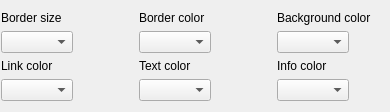
               <widget class="QWidget" name="bodyStyleTab">
                <attribute name="title">
                 <string>Use styles</string>
                </attribute>
                <layout class="QGridLayout" name="gridLayout_9">
                 <property name="leftMargin">
                  <number>1</number>
                 </property>
                 <property name="rightMargin">
                  <number>1</number>
                 </property>
                 <item row="0" column="0">
                  <layout class="QVBoxLayout" name="verticalLayout_24">
                   <item>
                    <widget class="QLabel" name="label_29">
                     <property name="styleSheet">
                      <string notr="true"/>
                     </property>
                     <property name="text">
                      <string>Border size</string>
                     </property>
                    </widget>
                   </item>
                   <item>
                    <layout class="QHBoxLayout" name="horizontalLayout_41">
                     <item>
                      <widget class="QComboBox" name="borderSizeBox">
                       <property name="styleSheet">
                        <string notr="true"/>
                       </property>
                      </widget>
                     </item>
                     <item>
                      <spacer name="horizontalSpacer_24">
                       <property name="orientation">
                        <enum>Qt::Horizontal</enum>
                       </property>
                       <property name="sizeHint" stdset="0">
                        <size>
                         <width>40</width>
                         <height>20</height>
                        </size>
                       </property>
                      </spacer>
                     </item>
                    </layout>
                   </item>
                  </layout>
                 </item>
                 <item row="0" column="1">
                  <spacer name="horizontalSpacer_12">
                   <property name="orientation">
                    <enum>Qt::Horizontal</enum>
                   </property>
                   <property name="sizeType">
                    <enum>QSizePolicy::Maximum</enum>
                   </property>
                   <property name="sizeHint" stdset="0">
                    <size>
                     <width>20</width>
                     <height>20</height>
                    </size>
                   </property>
                  </spacer>
                 </item>
                 <item row="0" column="2">
                  <layout class="QVBoxLayout" name="verticalLayout_27">
                   <item>
                    <widget class="QLabel" name="label_31">
                     <property name="styleSheet">
                      <string notr="true"/>
                     </property>
                     <property name="text">
                      <string>Border color</string>
                     </property>
                    </widget>
                   </item>
                   <item>
                    <layout class="QHBoxLayout" name="horizontalLayout_14">
                     <property name="spacing">
                      <number>1</number>
                     </property>
                     <item>
                      <widget class="QComboBox" name="borderColorBox">
                       <property name="minimumSize">
                        <size>
                         <width>0</width>
                         <height>0</height>
                        </size>
                       </property>
                       <property name="maximumSize">
                        <size>
                         <width>16777215</width>
                         <height>16777215</height>
                        </size>
                       </property>
                       <property name="styleSheet">
                        <string notr="true"/>
                       </property>
                      </widget>
                     </item>
                     <item>
                      <spacer name="horizontalSpacer_19">
                       <property name="orientation">
                        <enum>Qt::Horizontal</enum>
                       </property>
                       <property name="sizeHint" stdset="0">
                        <size>
                         <width>40</width>
                         <height>20</height>
                        </size>
                       </property>
                      </spacer>
                     </item>
                    </layout>
                   </item>
                  </layout>
                 </item>
                 <item row="0" column="3">
                  <spacer name="horizontalSpacer_13">
                   <property name="orientation">
                    <enum>Qt::Horizontal</enum>
                   </property>
                   <property name="sizeType">
                    <enum>QSizePolicy::Maximum</enum>
                   </property>
                   <property name="sizeHint" stdset="0">
                    <size>
                     <width>20</width>
                     <height>20</height>
                    </size>
                   </property>
                  </spacer>
                 </item>
                 <item row="0" column="4">
                  <layout class="QVBoxLayout" name="verticalLayout_28">
                   <item>
                    <widget class="QLabel" name="bodyBackColorLabel">
                     <property name="styleSheet">
                      <string notr="true"/>
                     </property>
                     <property name="text">
                      <string>Background color</string>
                     </property>
                    </widget>
                   </item>
                   <item>
                    <layout class="QHBoxLayout" name="horizontalLayout_15">
                     <property name="spacing">
                      <number>1</number>
                     </property>
                     <item>
                      <widget class="QComboBox" name="bodyBackColorBox">
                       <property name="minimumSize">
                        <size>
                         <width>0</width>
                         <height>0</height>
                        </size>
                       </property>
                       <property name="maximumSize">
                        <size>
                         <width>16777215</width>
                         <height>16777215</height>
                        </size>
                       </property>
                       <property name="styleSheet">
                        <string notr="true"/>
                       </property>
                      </widget>
                     </item>
                     <item>
                      <spacer name="horizontalSpacer_20">
                       <property name="orientation">
                        <enum>Qt::Horizontal</enum>
                       </property>
                       <property name="sizeHint" stdset="0">
                        <size>
                         <width>40</width>
                         <height>20</height>
                        </size>
                       </property>
                      </spacer>
                     </item>
                    </layout>
                   </item>
                  </layout>
                 </item>
                 <item row="1" column="0">
                  <layout class="QVBoxLayout" name="verticalLayout_25">
                   <item>
                    <widget class="QLabel" name="label_30">
                     <property name="styleSheet">
                      <string notr="true"/>
                     </property>
                     <property name="text">
                      <string>Link color</string>
                     </property>
                    </widget>
                   </item>
                   <item>
                    <layout class="QHBoxLayout" name="horizontalLayout_12">
                     <property name="spacing">
                      <number>1</number>
                     </property>
                     <item>
                      <widget class="QComboBox" name="linkColorBox">
                       <property name="minimumSize">
                        <size>
                         <width>0</width>
                         <height>0</height>
                        </size>
                       </property>
                       <property name="maximumSize">
                        <size>
                         <width>16777215</width>
                         <height>16777215</height>
                        </size>
                       </property>
                       <property name="styleSheet">
                        <string notr="true"/>
                       </property>
                      </widget>
                     </item>
                     <item>
                      <spacer name="horizontalSpacer_21">
                       <property name="orientation">
                        <enum>Qt::Horizontal</enum>
                       </property>
                       <property name="sizeHint" stdset="0">
                        <size>
                         <width>40</width>
                         <height>20</height>
                        </size>
                       </property>
                      </spacer>
                     </item>
                    </layout>
                   </item>
                  </layout>
                 </item>
                 <item row="1" column="2">
                  <layout class="QVBoxLayout" name="verticalLayout_26">
                   <item>
                    <widget class="QLabel" name="label_32">
                     <property name="styleSheet">
                      <string notr="true"/>
                     </property>
                     <property name="text">
                      <string>Text color</string>
                     </property>
                    </widget>
                   </item>
                   <item>
                    <layout class="QHBoxLayout" name="horizontalLayout_13">
                     <property name="spacing">
                      <number>1</number>
                     </property>
                     <item>
                      <widget class="QComboBox" name="bodyTextColorBox">
                       <property name="minimumSize">
                        <size>
                         <width>0</width>
                         <height>0</height>
                        </size>
                       </property>
                       <property name="maximumSize">
                        <size>
                         <width>16777215</width>
                         <height>16777215</height>
                        </size>
                       </property>
                       <property name="styleSheet">
                        <string notr="true"/>
                       </property>
                      </widget>
                     </item>
                     <item>
                      <spacer name="horizontalSpacer_22">
                       <property name="orientation">
                        <enum>Qt::Horizontal</enum>
                       </property>
                       <property name="sizeHint" stdset="0">
                        <size>
                         <width>40</width>
                         <height>20</height>
                        </size>
                       </property>
                      </spacer>
                     </item>
                    </layout>
                   </item>
                  </layout>
                 </item>
                 <item row="1" column="4">
                  <layout class="QVBoxLayout" name="verticalLayout_29">
                   <item>
                    <widget class="QLabel" name="menuInfColorLabel">
                     <property name="styleSheet">
                      <string notr="true"/>
                     </property>
                     <property name="text">
                      <string>Info color</string>
                     </property>
                    </widget>
                   </item>
                   <item>
                    <layout class="QHBoxLayout" name="horizontalLayout_16">
                     <property name="spacing">
                      <number>1</number>
                     </property>
                     <item>
                      <widget class="QComboBox" name="bodyInfColorBox">
                       <property name="minimumSize">
                        <size>
                         <width>0</width>
                         <height>0</height>
                        </size>
                       </property>
                       <property name="maximumSize">
                        <size>
                         <width>16777215</width>
                         <height>16777215</height>
                        </size>
                       </property>
                       <property name="styleSheet">
                        <string notr="true"/>
                       </property>
                      </widget>
                     </item>
                     <item>
                      <spacer name="horizontalSpacer_23">
                       <property name="orientation">
                        <enum>Qt::Horizontal</enum>
                       </property>
                       <property name="sizeHint" stdset="0">
                        <size>
                         <width>40</width>
                         <height>20</height>
                        </size>
                       </property>
                      </spacer>
                     </item>
                    </layout>
                   </item>
                  </layout>
                 </item>
                </layout>
               </widget>
